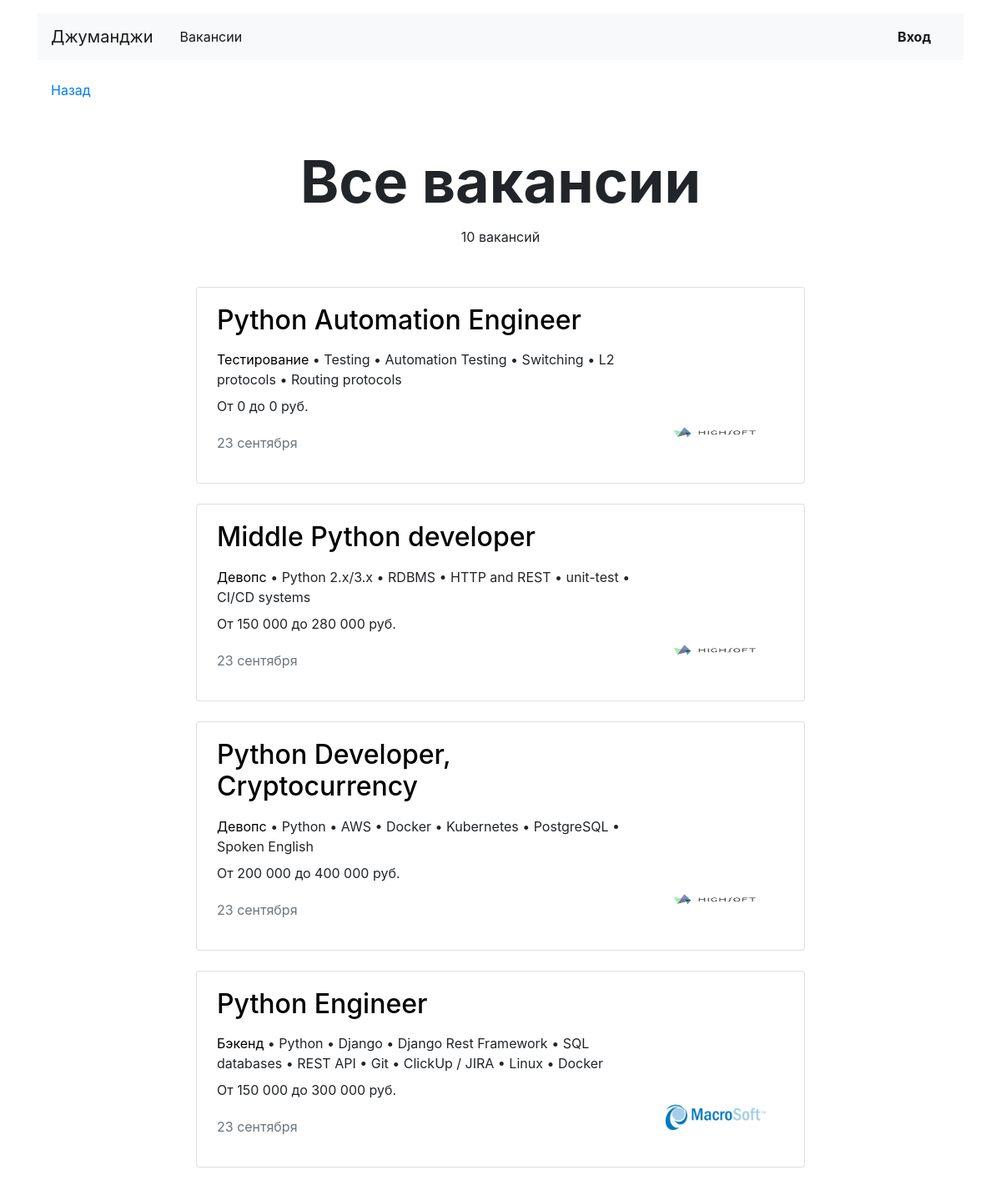
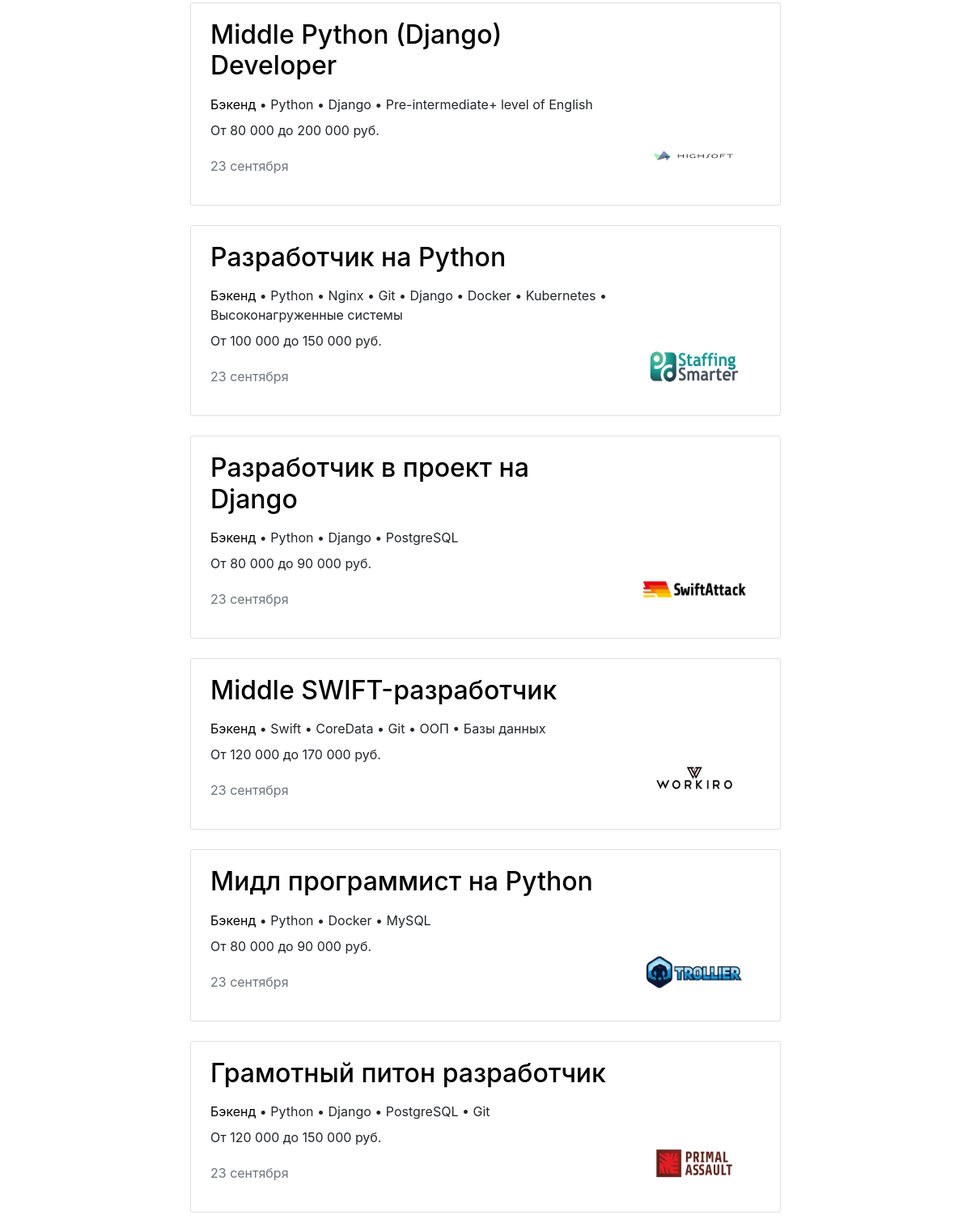
Page /vacancies/ on the committed database (2 pictures, top to bottom).
### catalog/models.py (models this page shows)
class Vacancy(models.Model):
    title = models.CharField(max_length=255, verbose_name='Название вакансии')
    specialty = models.ForeignKey(
        'Specialty',
        related_name='vacancies',
        on_delete=models.CASCADE,
        verbose_name='Специализация',
    )
    company = models.ForeignKey(
        'Company',
        related_name='vacancies',
        on_delete=models.CASCADE,
        verbose_name='Компания',
    )
    skills = models.TextField(verbose_name='Навыки')
    description = models.TextField(verbose_name='Текст')
    salary_min = models.PositiveIntegerField(verbose_name='Зарплата от')
    salary_max = models.PositiveIntegerField(verbose_name='Зарплата до')
    published_at = models.DateTimeField(verbose_name='Опубликовано')
    class Meta:
        verbose_name = 'вакансию'
        verbose_name_plural = 'вакансии'
        ordering = ('-published_at',)
    def __str__(self):
        return self.title

class Specialty(models.Model):
    code = models.SlugField(unique=True, verbose_name='Код')
    title = models.CharField(unique=True, max_length=255, verbose_name='Название')
    picture = models.ImageField(upload_to=settings.MEDIA_SPECIALITY_IMAGE_DIR, verbose_name='Картинка')
    class Meta:
        verbose_name = 'специализацию'
        verbose_name_plural = 'специализации'
    def __str__(self):
        return self.title

class Company(models.Model):
    name = models.CharField(unique=True, max_length=255, verbose_name='Название')
    location = models.CharField(max_length=255, verbose_name='Город')
    logo = models.ImageField(upload_to=settings.MEDIA_COMPANY_IMAGE_DIR, verbose_name='Логотипчик')
    description = models.TextField(verbose_name='Информация о компании')
    employee_count = models.PositiveIntegerField(verbose_name='Количество сотрудников')
    owner = models.OneToOneField(User, on_delete=models.CASCADE, verbose_name='Владелец')
    class Meta:
        verbose_name = 'компанию'
        verbose_name_plural = 'компании'
    def __str__(self):
        return self.name

### catalog/views.py (the view)
# urls.py: path('vacancies/', views.VacancyList.as_view(), name='vacancies_list'),
class VacancyList(ListView):
    queryset = Vacancy.objects.select_related('company', 'specialty')
    context_object_name = 'vacancies'
    template_name = 'catalog/job_seeker/vacancies_list.html'
    extra_context = {'vacancies_category': 'Все вакансии'}

### catalog/templatetags/catalog_filters.py (called while the page is built)
@register.filter
def ending(number, word):
    none_value = {'вакансия': 'Нет вакансий', 'человек': ''}
    if not number:
        return none_value[word]
    vacancies = {
        '1': 'вакансия',
        '2': 'вакансии', '3': 'вакансии', '4': 'вакансии',
        '5': 'вакансий', '6': 'вакансий', '7': 'вакансий',
        '8': 'вакансий', '9': 'вакансий', '0': 'вакансий',
    }
    people = {
        '1': 'человек',
        '2': 'человека', '3': 'человека', '4': 'человека',
        '5': 'человек', '6': 'человек', '7': 'человек',
        '8': 'человек', '9': 'человек', '0': 'человек',
    }
    number = str(number)
    ending = vacancies if word == 'вакансия' else people
    if number not in ('11', '12', '13', '14'):
        return f"{number} {ending[number[-1]]}"
    return f"{number} вакансий" if word == 'вакансия' else f"{number} человек"

@register.filter
def bullet(string):
    return ' • '.join(re.findall(r'([\w\-\/\.\+\s]+)[,;\s]*', string))

### catalog/templates/catalog/job_seeker/vacancies_list.html (shortened to what this page needs)
{% extends 'base.html' %}
{% load catalog_filters %}
{% block content %}
  <main class="container mt-3">
    <div class="navbar"><a href="javascript:history.back()">Назад</a></div>
    <section>
      {% if not search_query and not company %}
        <h1 class="h1 text-center mx-auto pt-5" style="font-size: 70px;"><strong>{{vacancies_category}}</strong></h1>
      {% elif search_query %}
        <h1 class="h1 text-center mt-5 mb-4">Поиск вакансий</h1>
      {% endif %}
      {% if search_query %}
        {% include 'catalog/job_seeker/includes/search_form.html' %}
        <p class="text-center pt-1">
          {% if vacancies %}
            Найдено {{vacancies|length|ending:'вакансия'}}
          {% else %}
            Ничего не найдено
          {% endif %}
        </p>
      {% else %}
        <p class="text-center pt-1">{{vacancies|length|ending:'вакансия'}}</p>
      {% endif %}
      {% include 'catalog/job_seeker/includes/vacancies.html' %}
    </section>
  </main>
{% endblock %}

### catalog/templates/catalog/job_seeker/includes/vacancies.html
{% load humanize %}
{% load catalog_filters %}
<div class="row mt-5">
    <div class="col-12 col-lg-8 offset-lg-2 m-auto">
        {% for vacancy in vacancies %}
            <div class="card mb-4">
                <div class="card-body px-4">
                    <div class="row">
                        <div class="col-12 col-md-8 col-lg-9">
                            <h2 class="h2 pb-2">
                                <a href="{% url 'vacancy_detail' vacancy.id %}" style="color:black;">{{vacancy}}</a>
                            </h2>
                            <p class="mb-2">
                                <a href="{% url 'specialty_vacancies_list' vacancy.specialty.code %}" style="color:black";>{{vacancy.specialty}}</a>
                                • {{vacancy.skills|bullet}}
                            </p>
                            <p>От {{vacancy.salary_min|intcomma}} до {{vacancy.salary_max|intcomma}} руб.</p>
                            <p class="text-muted pt-1">{{vacancy.published_at|date:"j E"}}</p>
                        </div>
                        <div class="col-12 col-md-4 col-lg-3 d-flex align-items-end">
                            <a href="{% url 'company_vacancies_list' vacancy.company.id %}">
                                <img src="{{vacancy.company.logo.url}}" width="130" height="80" alt="{{vacancy.company}}">
                            </a>
                        </div>
                    </div>
                </div>
            </div>
        {% endfor %}
    </div>
</div>

### rows in the picture
Vacancy: title "Python Automation Engineer", specialty "Тестирование", skills|bullet "Testing • Automation Testing • Switching • L2 protocols • Routing protocols", salary_min "0", salary_max "0", published_at "23 сентября", company.logo (picture)
Vacancy: title "Middle Python developer", specialty "Девопс", skills|bullet "Python 2.x/3.x • RDBMS • HTTP and REST • unit-test • CI/CD systems", salary_min "150 000", salary_max "280 000", published_at "23 сентября", company.logo (picture)
Vacancy: title "Python Developer, Cryptocurrency", specialty "Девопс", skills|bullet "Python • AWS • Docker • Kubernetes • PostgreSQL • Spoken English", salary_min "200 000", salary_max "400 000", published_at "23 сентября", company.logo (picture)
Vacancy: title "Python Engineer", specialty "Бэкенд", skills|bullet "Python • Django • Django Rest Framework • SQL databases • REST API • Git • ClickUp / JIRA • Linux • Docker", salary_min "150 000", salary_max "300 000", published_at "23 сентября", company.logo (picture)
Vacancy: title "Middle Python (Django) Developer", specialty "Бэкенд", skills|bullet "Python • Django • Pre-intermediate+ level of English", salary_min "80 000", salary_max "200 000", published_at "23 сентября", company.logo (picture)
Vacancy: title "Разработчик на Python", specialty "Бэкенд", skills|bullet "Python • Nginx • Git • Django • Docker • Kubernetes • Высоконагруженные системы", salary_min "100 000", salary_max "150 000", published_at "23 сентября", company.logo (picture)
Vacancy: title "Разработчик в проект на Django", specialty "Бэкенд", skills|bullet "Python • Django • PostgreSQL", salary_min "80 000", salary_max "90 000", published_at "23 сентября", company.logo (picture)
Vacancy: title "Middle SWIFT-разработчик", specialty "Бэкенд", skills|bullet "Swift • CoreData • Git • ООП • Базы данных", salary_min "120 000", salary_max "170 000", published_at "23 сентября", company.logo (picture)
Vacancy: title "Мидл программист на Python", specialty "Бэкенд", skills|bullet "Python • Docker • MySQL", salary_min "80 000", salary_max "90 000", published_at "23 сентября", company.logo (picture)
Vacancy: title "Грамотный питон разработчик", specialty "Бэкенд", skills|bullet "Python • Django • PostgreSQL • Git", salary_min "120 000", salary_max "150 000", published_at "23 сентября", company.logo (picture)

### other values in the picture
{{ vacancies_category }} "Все вакансии"
{{ vacancies|length|ending:'вакансия' }} "10 вакансий"
